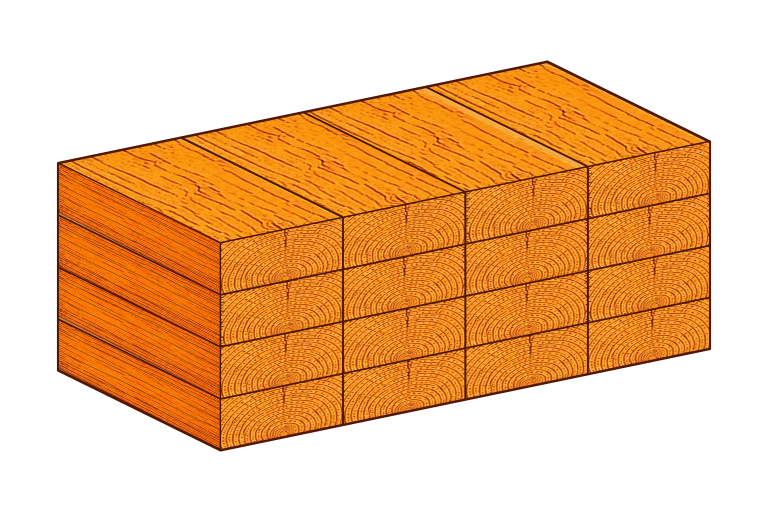
#> input picture tmp/artwork-v11-topgrain-smooth-v7-determinism/plank-topgrain-smooth-v7/plank-topgrain-smooth-v7-16plus-master-v11.webp, 1536 x 1024 px, given in place of plank-family-match-v6-1-master-v11.webp, which was not available (shown at 1/2 size)
$ python create_plank_topgrain_qa.py
#> lines starting #> are read from the running program, lines starting #| are printed output that depends on the picture; pictures that were not available may be replaced by others from this repository, and a replacement may not be noted
from pathlib import Path

from PIL import Image, ImageDraw, ImageFont


ROOT = Path(__file__).resolve().parents[1]
CURRENT_DIR = ROOT / "public/images/illustrations/configurator-v11"
CANDIDATE_DIR = ROOT / "tmp/artwork-v11-topgrain-smooth-v7/plank-topgrain-smooth-v7"
OUTPUT_DIR = ROOT / "tmp/artwork-v11-topgrain-smooth-v7/qa"
BACKGROUND = (244, 239, 229, 255)
LABEL_COLOR = (42, 36, 31, 255)


def load_composited(path: Path) -> Image.Image:
    image = Image.open(path).convert("RGBA")
#> image is the input picture: PIL image 1536x1024 RGBA; mean R, G, B, A 109, 59.9, 12, 125.1
    background = Image.new("RGBA", image.size, BACKGROUND)
    background.alpha_composite(image)
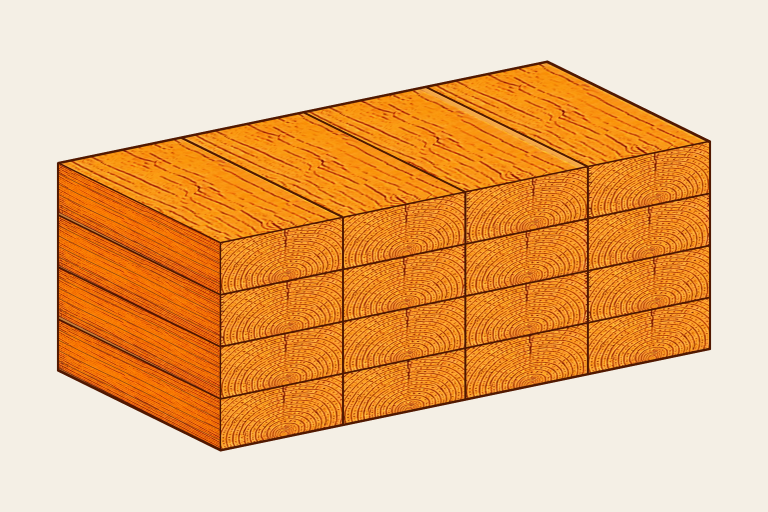
#> background: PIL image 1536x1024 RGBA (shown at 1/2 size); mean R, G, B, A 233.1, 181.6, 128.7, 255
    return background.convert("RGB")
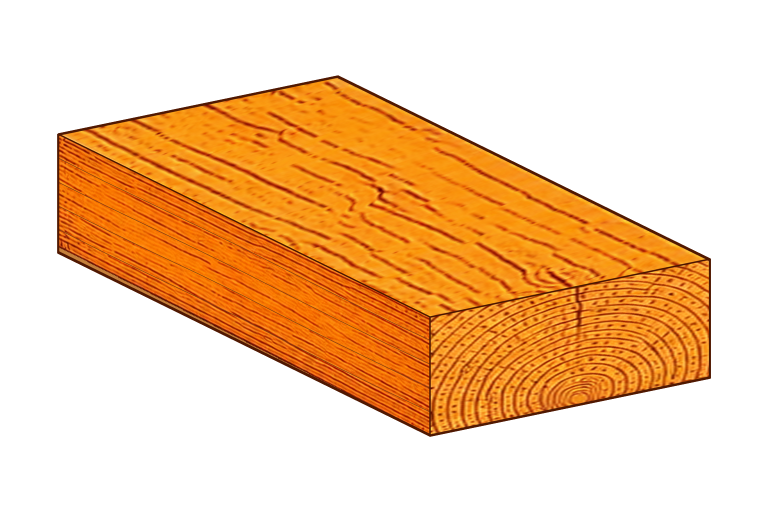
#> input picture tmp/artwork-v11-topgrain-smooth-v7-determinism/plank-topgrain-smooth-v7/plank-topgrain-smooth-v7-1-master-v11.webp, 1536 x 1024 px, found by its file name (shown at 1/2 size)
#> in load_composited, image is the input picture: PIL image 1536x1024 RGBA; mean R, G, B, A 88.4, 47.6, 7.6, 98.3
#> in load_composited (call 2), `background.alpha_composite(image)`:
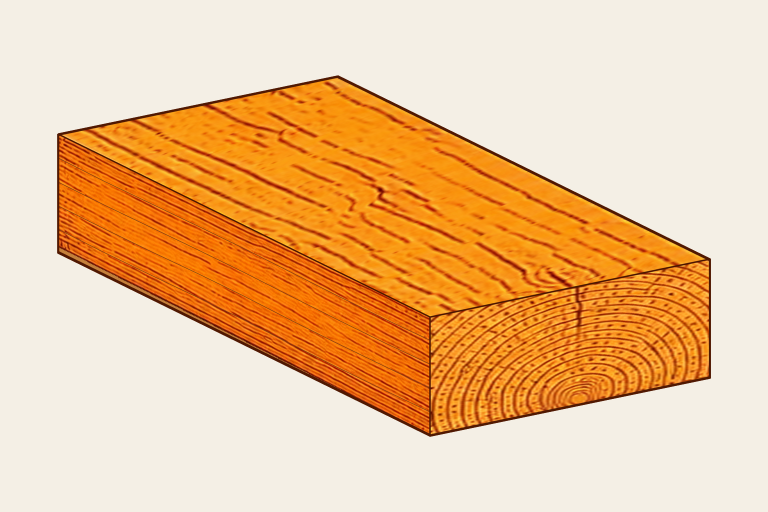
#> background: PIL image 1536x1024 RGBA (shown at 1/2 size); mean R, G, B, A 238, 194.4, 148.3, 255


def font(size: int) -> ImageFont.FreeTypeFont | ImageFont.ImageFont:
    for path in (
        Path("C:/Windows/Fonts/arialbd.ttf"),
        Path("C:/Windows/Fonts/arial.ttf"),
    ):
        if path.exists():
            return ImageFont.truetype(str(path), size)
    return ImageFont.load_default()


def labeled_pair(
    current: Image.Image,
    candidate: Image.Image,
    crop: tuple[int, int, int, int],
    output: Path,
) -> None:
#> called with crop = (330, 155, 1170, 465)
    panels = [current.crop(crop), candidate.crop(crop)]
    labels = ["AKTIVNÍ V6", "KANDIDÁT V7 — VYHLAZENÍ"]
    gap = 24
    label_height = 58
    width = panels[0].width * 2 + gap
#> width = 1704
    height = panels[0].height + label_height
#> height = 368
    sheet = Image.new("RGB", (width, height), BACKGROUND[:3])
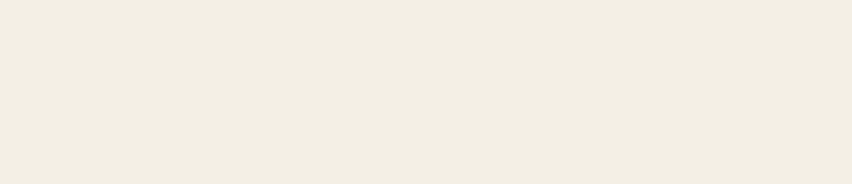
#> sheet: PIL image 1704x368 RGB (shown at 1/2 size); mean R, G, B 244, 239, 229
    draw = ImageDraw.Draw(sheet)
    label_font = font(24)

    for index, (panel, label) in enumerate(zip(panels, labels, strict=True)):
        x = index * (panel.width + gap)
        sheet.paste(panel, (x, label_height))
        draw.text((x + 8, 15), label, fill=LABEL_COLOR[:3], font=label_font)
#> this loop made 2 passes
#> (label, x) on passes 1 to 2: ('AKTIVNÍ V6', 0), ('KANDIDÁT V7 — VYHLAZENÍ', 864)
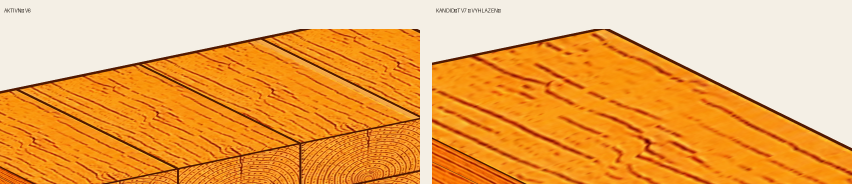
#> sheet: PIL image 1704x368 RGB (shown at 1/2 size); mean R, G, B 236.6, 169.3, 91.4

    sheet.save(output, quality=96)


def main() -> None:
    OUTPUT_DIR.mkdir(parents=True, exist_ok=True)
    current = load_composited(CURRENT_DIR / "plank-family-match-v6-1-master-v11.webp")
    candidate = load_composited(CANDIDATE_DIR / "plank-topgrain-smooth-v7-1-master-v11.webp")

    # A native-resolution crop isolates the same upper-face grain in both files.
    labeled_pair(
        current,
        candidate,
        (330, 155, 1170, 465),
        OUTPUT_DIR / "plank-topgrain-current-vs-v7-100pct.png",
    )

    # The full object verifies that the refinement did not alter composition.
    labeled_pair(
        current,
        candidate,
        (80, 120, 1460, 900),
        OUTPUT_DIR / "plank-full-current-vs-v7.png",
    )
#> call 2 of labeled_pair, with crop = (80, 120, 1460, 900)
#> in labeled_pair (call 2), `sheet = Image.new("RGB", (width, height), BACKGROUND[:3])`:
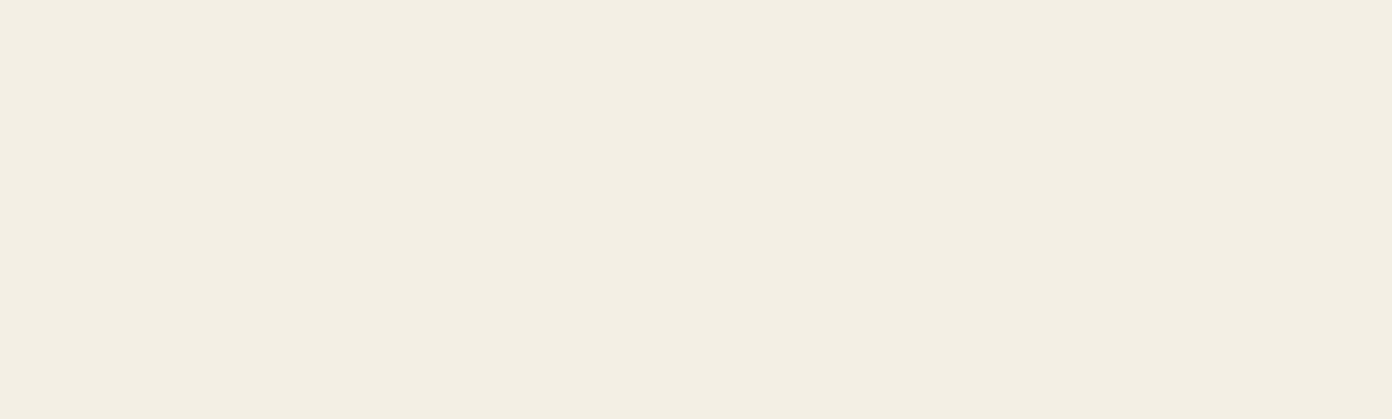
#> sheet: PIL image 2784x838 RGB (shown at 1/2 size); mean R, G, B 244, 239, 229
#> the loop in labeled_pair (call 2), `for index, (panel, label) in enumerate(zip(panels, labels, strict=True..` made 2 passes
#> (label, x) on passes 1 to 2: ('AKTIVNÍ V6', 0), ('KANDIDÁT V7 — VYHLAZENÍ', 1404)
#> after the loop in labeled_pair (call 2), `for index, (panel, label) in enumerate(zip(panels, labels, strict=True..`:
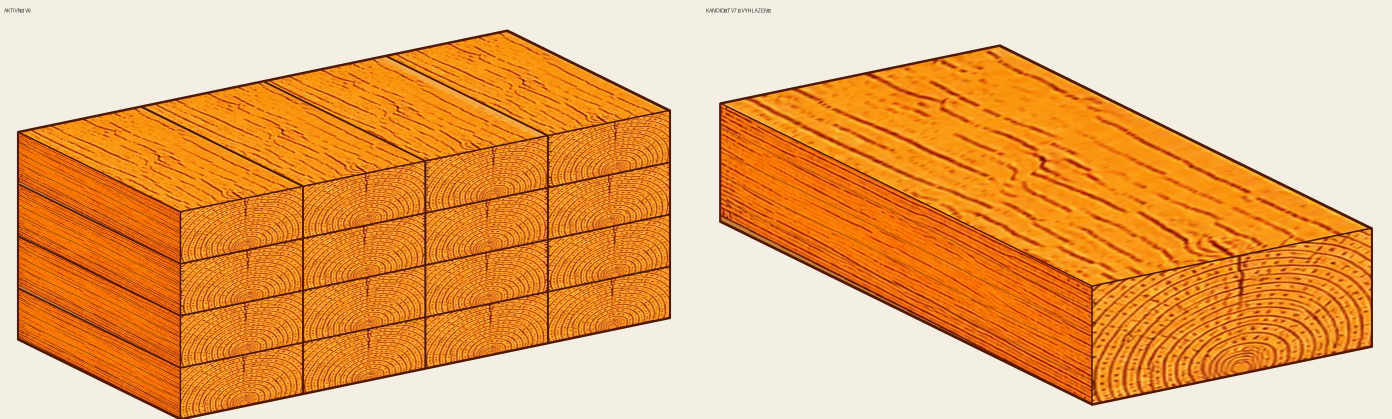
#> sheet: PIL image 2784x838 RGB (shown at 1/2 size); mean R, G, B 232.6, 170.3, 106.9


if __name__ == "__main__":
    main()
